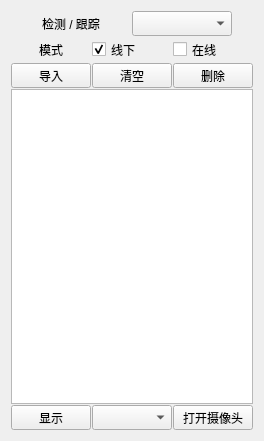
   <widget class="QWidget" name="layoutWidget">
    <property name="geometry">
     <rect>
      <x>740</x>
      <y>10</y>
      <width>256</width>
      <height>441</height>
     </rect>
    </property>
    <layout class="QVBoxLayout" name="verticalLayout">
     <property name="spacing">
      <number>1</number>
     </property>
     <property name="sizeConstraint">
      <enum>QLayout::SetDefaultConstraint</enum>
     </property>
     <item>
      <layout class="QHBoxLayout" name="horizontalLayout">
       <property name="spacing">
        <number>1</number>
       </property>
       <item>
        <widget class="QLabel" name="label">
         <property name="sizePolicy">
          <sizepolicy hsizetype="Fixed" vsizetype="Fixed">
           <horstretch>0</horstretch>
           <verstretch>0</verstretch>
          </sizepolicy>
         </property>
         <property name="minimumSize">
          <size>
           <width>120</width>
           <height>25</height>
          </size>
         </property>
         <property name="maximumSize">
          <size>
           <width>120</width>
           <height>25</height>
          </size>
         </property>
         <property name="text">
          <string>检测 / 跟踪</string>
         </property>
         <property name="alignment">
          <set>Qt::AlignCenter</set>
         </property>
        </widget>
       </item>
       <item>
        <widget class="QComboBox" name="comboBox_mode">
         <property name="sizePolicy">
          <sizepolicy hsizetype="Fixed" vsizetype="Fixed">
           <horstretch>0</horstretch>
           <verstretch>0</verstretch>
          </sizepolicy>
         </property>
         <property name="minimumSize">
          <size>
           <width>100</width>
           <height>25</height>
          </size>
         </property>
         <property name="maximumSize">
          <size>
           <width>100</width>
           <height>25</height>
          </size>
         </property>
        </widget>
       </item>
       <item>
        <spacer name="horizontalSpacer_9">
         <property name="orientation">
          <enum>Qt::Horizontal</enum>
         </property>
         <property name="sizeHint" stdset="0">
          <size>
           <width>40</width>
           <height>20</height>
          </size>
         </property>
        </spacer>
       </item>
      </layout>
     </item>
     <item>
      <layout class="QHBoxLayout" name="horizontalLayout_4">
       <property name="spacing">
        <number>1</number>
       </property>
       <item>
        <widget class="QLabel" name="label_3">
         <property name="sizePolicy">
          <sizepolicy hsizetype="Fixed" vsizetype="Fixed">
           <horstretch>0</horstretch>
           <verstretch>0</verstretch>
          </sizepolicy>
         </property>
         <property name="minimumSize">
          <size>
           <width>80</width>
           <height>25</height>
          </size>
         </property>
         <property name="maximumSize">
          <size>
           <width>80</width>
           <height>25</height>
          </size>
         </property>
         <property name="text">
          <string>模式</string>
         </property>
         <property name="alignment">
          <set>Qt::AlignCenter</set>
         </property>
        </widget>
       </item>
       <item>
        <widget class="QCheckBox" name="checkBox_offline">
         <property name="sizePolicy">
          <sizepolicy hsizetype="Fixed" vsizetype="Fixed">
           <horstretch>0</horstretch>
           <verstretch>0</verstretch>
          </sizepolicy>
         </property>
         <property name="minimumSize">
          <size>
           <width>80</width>
           <height>25</height>
          </size>
         </property>
         <property name="maximumSize">
          <size>
           <width>80</width>
           <height>25</height>
          </size>
         </property>
         <property name="text">
          <string>线下</string>
         </property>
         <property name="checked">
          <bool>true</bool>
         </property>
         <property name="tristate">
          <bool>false</bool>
         </property>
        </widget>
       </item>
       <item>
        <widget class="QCheckBox" name="checkBox_online">
         <property name="sizePolicy">
          <sizepolicy hsizetype="Fixed" vsizetype="Fixed">
           <horstretch>0</horstretch>
           <verstretch>0</verstretch>
          </sizepolicy>
         </property>
         <property name="minimumSize">
          <size>
           <width>80</width>
           <height>25</height>
          </size>
         </property>
         <property name="maximumSize">
          <size>
           <width>80</width>
           <height>25</height>
          </size>
         </property>
         <property name="text">
          <string>在线</string>
         </property>
        </widget>
       </item>
       <item>
        <spacer name="horizontalSpacer_8">
         <property name="orientation">
          <enum>Qt::Horizontal</enum>
         </property>
         <property name="sizeHint" stdset="0">
          <size>
           <width>40</width>
           <height>20</height>
          </size>
         </property>
        </spacer>
       </item>
      </layout>
     </item>
     <item>
      <layout class="QHBoxLayout" name="horizontalLayout_2">
       <property name="spacing">
        <number>1</number>
       </property>
       <property name="sizeConstraint">
        <enum>QLayout::SetFixedSize</enum>
       </property>
       <item>
        <widget class="QPushButton" name="btn_import">
         <property name="sizePolicy">
          <sizepolicy hsizetype="Fixed" vsizetype="Fixed">
           <horstretch>0</horstretch>
           <verstretch>0</verstretch>
          </sizepolicy>
         </property>
         <property name="minimumSize">
          <size>
           <width>80</width>
           <height>25</height>
          </size>
         </property>
         <property name="maximumSize">
          <size>
           <width>80</width>
           <height>25</height>
          </size>
         </property>
         <property name="text">
          <string>导入</string>
         </property>
        </widget>
       </item>
       <item>
        <widget class="QPushButton" name="btn_clear">
         <property name="sizePolicy">
          <sizepolicy hsizetype="Fixed" vsizetype="Fixed">
           <horstretch>0</horstretch>
           <verstretch>0</verstretch>
          </sizepolicy>
         </property>
         <property name="minimumSize">
          <size>
           <width>80</width>
           <height>25</height>
          </size>
         </property>
         <property name="maximumSize">
          <size>
           <width>80</width>
           <height>25</height>
          </size>
         </property>
         <property name="text">
          <string>清空</string>
         </property>
        </widget>
       </item>
       <item>
        <widget class="QPushButton" name="btn_delete">
         <property name="sizePolicy">
          <sizepolicy hsizetype="Fixed" vsizetype="Fixed">
           <horstretch>0</horstretch>
           <verstretch>0</verstretch>
          </sizepolicy>
         </property>
         <property name="minimumSize">
          <size>
           <width>80</width>
           <height>25</height>
          </size>
         </property>
         <property name="maximumSize">
          <size>
           <width>80</width>
           <height>25</height>
          </size>
         </property>
         <property name="text">
          <string>删除</string>
         </property>
        </widget>
       </item>
       <item>
        <spacer name="horizontalSpacer_7">
         <property name="orientation">
          <enum>Qt::Horizontal</enum>
         </property>
         <property name="sizeHint" stdset="0">
          <size>
           <width>40</width>
           <height>20</height>
          </size>
         </property>
        </spacer>
       </item>
      </layout>
     </item>
     <item>
      <widget class="QListView" name="listView_ImgOrVid">
       <property name="editTriggers">
        <set>QAbstractItemView::NoEditTriggers</set>
       </property>
       <property name="selectionMode">
        <enum>QAbstractItemView::ExtendedSelection</enum>
       </property>
      </widget>
     </item>
     <item>
      <layout class="QHBoxLayout" name="horizontalLayout_3">
       <property name="spacing">
        <number>1</number>
       </property>
       <property name="sizeConstraint">
        <enum>QLayout::SetFixedSize</enum>
       </property>
       <item>
        <widget class="QPushButton" name="btn_show">
         <property name="sizePolicy">
          <sizepolicy hsizetype="Fixed" vsizetype="Fixed">
           <horstretch>0</horstretch>
           <verstretch>0</verstretch>
          </sizepolicy>
         </property>
         <property name="minimumSize">
          <size>
           <width>80</width>
           <height>25</height>
          </size>
         </property>
         <property name="maximumSize">
          <size>
           <width>80</width>
           <height>25</height>
          </size>
         </property>
         <property name="text">
          <string>显示</string>
         </property>
        </widget>
       </item>
       <item>
        <widget class="QComboBox" name="comboBox_camera_type">
         <property name="sizePolicy">
          <sizepolicy hsizetype="Fixed" vsizetype="Fixed">
           <horstretch>0</horstretch>
           <verstretch>0</verstretch>
          </sizepolicy>
         </property>
         <property name="minimumSize">
          <size>
           <width>80</width>
           <height>25</height>
          </size>
         </property>
         <property name="maximumSize">
          <size>
           <width>80</width>
           <height>25</height>
          </size>
         </property>
        </widget>
       </item>
       <item>
        <widget class="QPushButton" name="btn_open_camera">
         <property name="sizePolicy">
          <sizepolicy hsizetype="Fixed" vsizetype="Fixed">
           <horstretch>0</horstretch>
           <verstretch>0</verstretch>
          </sizepolicy>
         </property>
         <property name="minimumSize">
          <size>
           <width>80</width>
           <height>25</height>
          </size>
         </property>
         <property name="maximumSize">
          <size>
           <width>80</width>
           <height>25</height>
          </size>
         </property>
         <property name="text">
          <string>打开摄像头</string>
         </property>
        </widget>
       </item>
       <item>
        <spacer name="horizontalSpacer">
         <property name="orientation">
          <enum>Qt::Horizontal</enum>
         </property>
         <property name="sizeHint" stdset="0">
          <size>
           <width>40</width>
           <height>20</height>
          </size>
         </property>
        </spacer>
       </item>
      </layout>
     </item>
    </layout>
   </widget>
